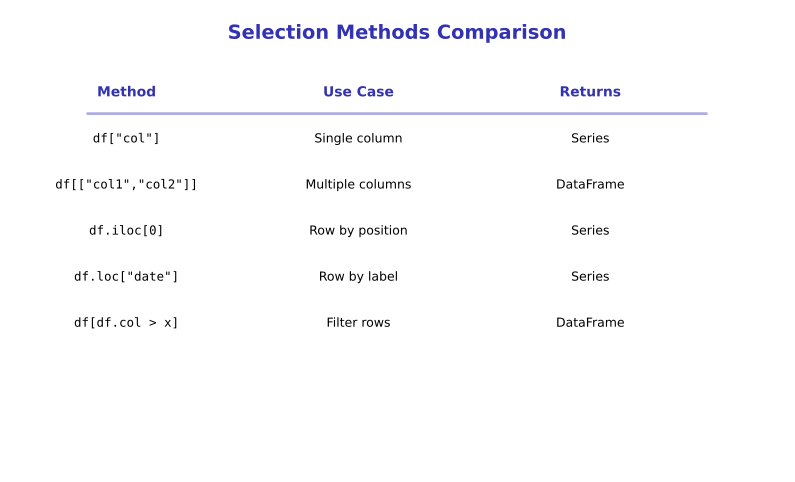

Recreate this plot in Python.
"""Generated chart with course color palette"""
import matplotlib.pyplot as plt
import matplotlib.patches as patches
from matplotlib.patches import FancyBboxPatch, Rectangle, Circle, FancyArrowPatch, Wedge
import numpy as np
import pandas as pd
import seaborn as sns
from pathlib import Path

# Standard matplotlib configuration
plt.rcParams.update({
    'font.size': 10,
    'axes.labelsize': 10,
    'axes.titlesize': 11,
    'xtick.labelsize': 9,
    'ytick.labelsize': 9,
    'legend.fontsize': 9,
    'figure.figsize': (10, 6),
    'figure.dpi': 150
})

# Course colors
MLPURPLE = '#3333B2'
MLLAVENDER = '#ADADE0'
MLBLUE = '#0066CC'
MLORANGE = '#FF7F0E'
MLGREEN = '#2CA02C'
MLRED = '#D62728'

# Course colors already used in this lesson
COLOR_PRIMARY = MLPURPLE
COLOR_SECONDARY = MLPURPLE
COLOR_ACCENT = MLBLUE
COLOR_LIGHT = MLLAVENDER
COLOR_GREEN = MLGREEN
COLOR_ORANGE = MLORANGE
COLOR_RED = MLRED


fig, ax = plt.subplots(figsize=(10, 6))
ax.set_xlim(0, 10)
ax.set_ylim(0, 8)
ax.axis('off')

ax.text(5, 7.5, 'Selection Methods Comparison', fontsize=14, fontweight='bold', ha='center', color=MLPURPLE)

# Table
headers = ['Method', 'Use Case', 'Returns']
data = [
    ['df["col"]', 'Single column', 'Series'],
    ['df[["col1","col2"]]', 'Multiple columns', 'DataFrame'],
    ['df.iloc[0]', 'Row by position', 'Series'],
    ['df.loc["date"]', 'Row by label', 'Series'],
    ['df[df.col > x]', 'Filter rows', 'DataFrame']
]

# Draw headers
for i, h in enumerate(headers):
    ax.text(1.5 + i*3, 6.5, h, fontsize=10, fontweight='bold', ha='center', color=MLPURPLE)

ax.axhline(y=6.2, xmin=0.1, xmax=0.9, color=MLLAVENDER, linewidth=2)

# Draw data
for row_i, row in enumerate(data):
    y = 5.7 - row_i * 0.8
    for col_i, val in enumerate(row):
        font = 'monospace' if col_i == 0 else 'sans-serif'
        ax.text(1.5 + col_i*3, y, val, fontsize=9, ha='center', fontfamily=font)

plt.savefig('chart.pdf', dpi=300, bbox_inches='tight')
plt.close()
